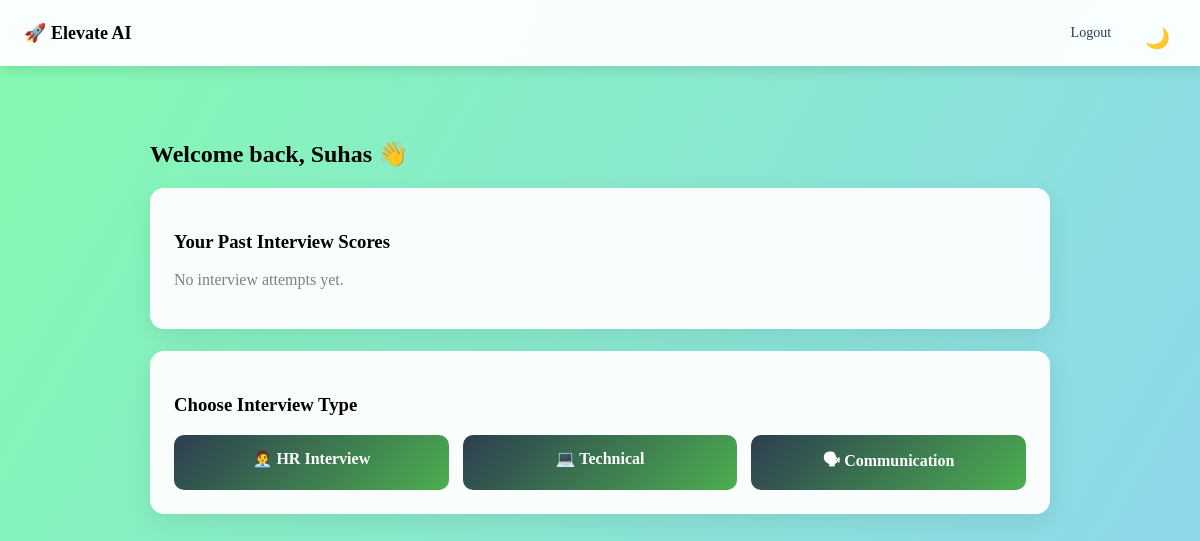
Page /dashboard (signed in) on the earlier database version.
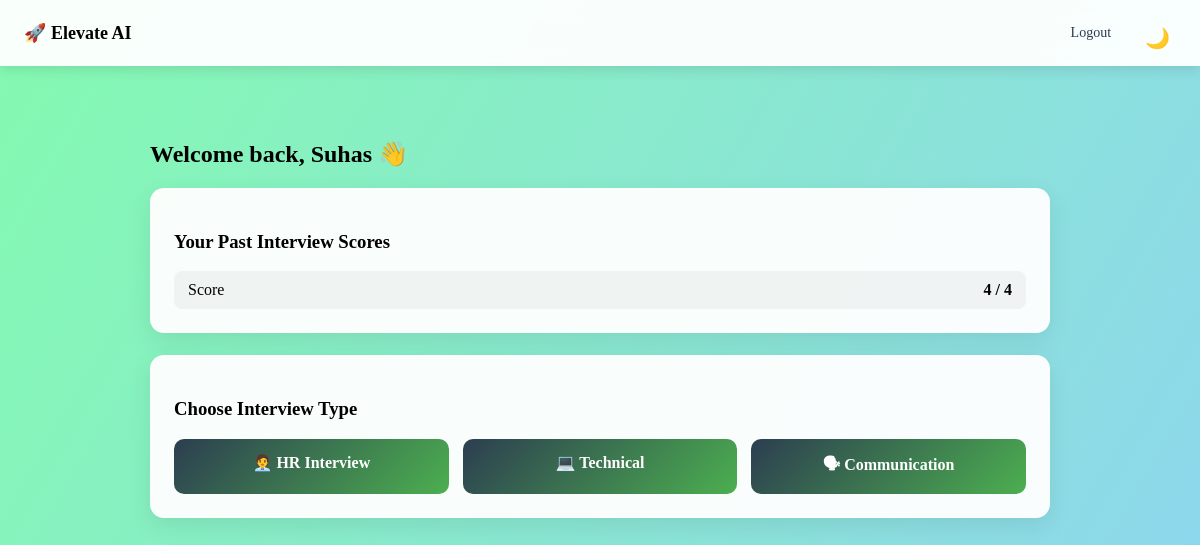
Same page on the later database version.
### app.py (models this page shows)
class InterviewResult(db.Model):
    id = db.Column(db.Integer, primary_key=True)
    username = db.Column(db.String(100), nullable=False)
    score = db.Column(db.Integer, nullable=False)
    total = db.Column(db.Integer, nullable=False)

### app.py (the view)
@app.route("/dashboard")
def dashboard():
    if "user" not in session:
        return redirect(url_for("login"))
    results = InterviewResult.query.filter_by(username=session["user"]).all()
    return render_template("dashboard.html", username=session["user"], results=results)

### templates/dashboard.html (shortened to what this page needs)
{% extends "base.html" %}
{% block content %}
<div class="dashboard-container">
    <h2 class="dashboard-title">Welcome back, {{ username }} 👋</h2>
    <div class="card">
        <h3>Your Past Interview Scores</h3>
        {% if results %}
            <div class="score-list">
                {% for r in results %}
                    <div class="score-item">
                        <span>Score</span>
                        <strong>{{ r.score }} / {{ r.total }}</strong>
                    </div>
                {% endfor %}
            </div>
        {% else %}
            <p class="empty-text">No interview attempts yet.</p>
        {% endif %}
    </div>
    <div class="card">
        <h3>Choose Interview Type</h3>
        <div class="interview-grid">
            <a href="/interview?category=hr" class="interview-btn">🧑‍💼 HR Interview</a>
            <a href="/interview?category=technical" class="interview-btn">💻 Technical</a>
            <a href="/interview?category=communication" class="interview-btn">🗣 Communication</a>
        </div>
    </div>
</div>
{% endblock %}

### templates/base.html (shortened to what this page needs)
<!DOCTYPE html>
<html lang="en">
<head>
    <link rel="stylesheet" href="{{ url_for('static', filename='style.css') }}">
</head>
<body>
<nav class="navbar">
    <div class="nav-left">
        🚀 Elevate AI
    </div>
    <div class="nav-right">
        {% if session.get("user") %}
        <a href="/logout">Logout</a>
        {% endif %}
        <button class="theme-toggle" onclick="toggleTheme()">🌙</button>
    </div>
</nav>
{% block content %}
{% endblock %}
</body>
</html>

### static/style.css (style rules this page uses)
body { font-family: 'Times New Roman', Times, serif; background: linear-gradient(120deg, #84FAB0, #8FD3F4); margin: 0; min-height: 100vh; padding-top: 80px; transition: all 0.3s ease; }
h2 { margin-bottom: 18px; font-weight: 600; }
button { width: 100%; padding: 12px; margin-top: 10px; background: #4A90E2; border: none; color: white; font-size: 15px; border-radius: 8px; cursor: pointer; font-weight: 500; transition: all 0.25s ease; }
a { color: #2C3E50; font-weight: 600; text-decoration: none; }
.theme-toggle { font-size: 20px; cursor: pointer; background: none; border: none; padding: 4px 6px; margin-left: 4px; }
.dashboard-container { width: 100%; max-width: 900px; margin: 20px auto; padding: 20px; }
.dashboard-title { margin-bottom: 20px; }
.card { background: rgba(255,255,255,0.95); padding: 24px; border-radius: 14px; margin-bottom: 22px; box-shadow: 0 8px 24px rgba(0,0,0,0.08); }
.score-list { display: flex; flex-direction: column; gap: 10px; }
.score-item { display: flex; justify-content: space-between; padding: 10px 14px; border-radius: 8px; background: rgba(0,0,0,0.04); }
.interview-grid { display: grid; grid-template-columns: repeat(auto-fit, minmax(180px, 1fr)); gap: 14px; margin-top: 10px; }
.interview-btn { display: block; padding: 14px; border-radius: 10px; text-align: center; text-decoration: none; font-weight: 600; color: white; background: linear-gradient(135deg, #2C3E50, #4CAF50); transition: 0.25s ease; }
.navbar { position: fixed; top: 0; left: 0; width: 100%; box-sizing: border-box; }
.navbar { position: fixed; top: 0; left: 0; width: 100%; background: rgba(255,255,255,0.95); backdrop-filter: blur(10px); display: flex; justify-content: space-between; align-items: center; padding: 12px 24px; box-shadow: 0 4px 12px rgba(0,0,0,0.1); z-index: 1000; }
.nav-left { font-weight: 600; font-size: 18px; }
.nav-right { display: flex; align-items: center; gap: 14px; }
.nav-right a { font-size: 14px; }
.nav-right a { font-weight: 500; padding: 6px 10px; border-radius: 6px; }

Differences in the rows shown:
added InterviewResult: username "Suhas", score "4", total "4"
Other differences:
{{ username }}: "Suhas" → (not shown)
text no longer shown: "No interview attempts yet."
